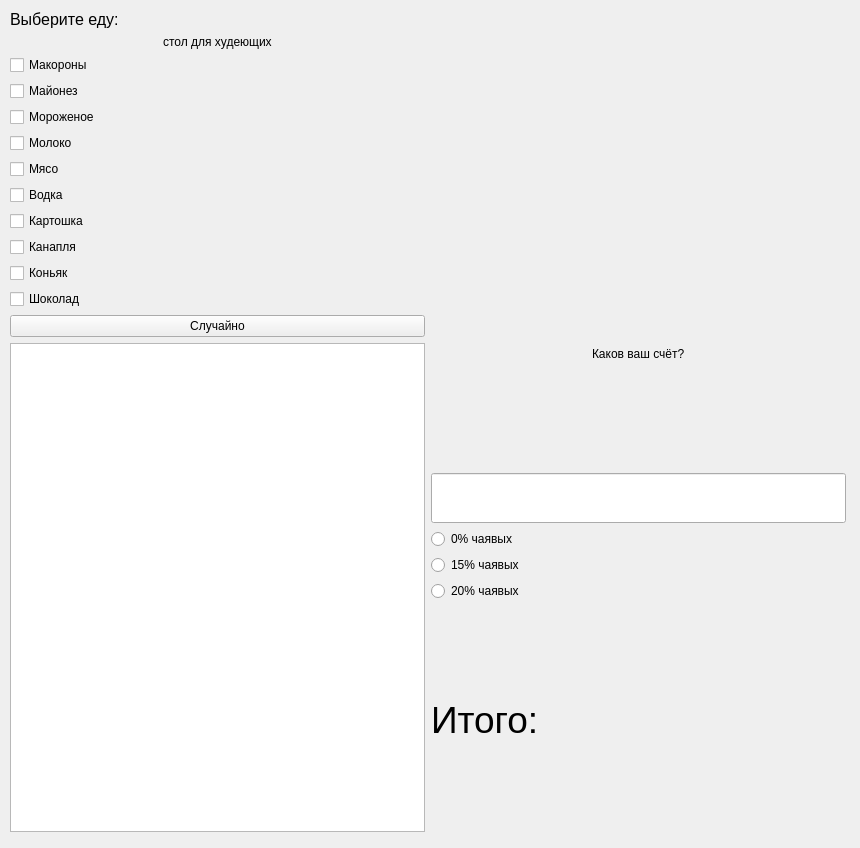
<?xml version="1.0" encoding="UTF-8"?>
<ui version="4.0">
 <class>MainWindow</class>
 <widget class="QMainWindow" name="MainWindow">
  <property name="geometry">
   <rect>
    <x>0</x>
    <y>0</y>
    <width>860</width>
    <height>848</height>
   </rect>
  </property>
  <property name="windowTitle">
   <string>MainWindow</string>
  </property>
  <widget class="QWidget" name="centralwidget">
   <widget class="QWidget" name="horizontalLayoutWidget">
    <property name="geometry">
     <rect>
      <x>10</x>
      <y>10</y>
      <width>836</width>
      <height>822</height>
     </rect>
    </property>
    <layout class="QHBoxLayout" name="horizontalLayout_2">
     <item>
      <layout class="QGridLayout" name="gridLayout">
       <item row="10" column="0">
        <widget class="QCheckBox" name="checkBox_8">
         <property name="text">
          <string>Коньяк</string>
         </property>
        </widget>
       </item>
       <item row="3" column="0">
        <widget class="QCheckBox" name="checkBox_1">
         <property name="text">
          <string>Майонез</string>
         </property>
        </widget>
       </item>
       <item row="9" column="0">
        <widget class="QCheckBox" name="checkBox_7">
         <property name="text">
          <string>Канапля</string>
         </property>
        </widget>
       </item>
       <item row="2" column="0">
        <widget class="QCheckBox" name="checkBox_0">
         <property name="text">
          <string>Макороны</string>
         </property>
        </widget>
       </item>
       <item row="8" column="0">
        <widget class="QCheckBox" name="checkBox_6">
         <property name="text">
          <string>Картошка</string>
         </property>
        </widget>
       </item>
       <item row="7" column="0">
        <widget class="QCheckBox" name="checkBox_5">
         <property name="text">
          <string>Водка</string>
         </property>
        </widget>
       </item>
       <item row="6" column="0">
        <widget class="QCheckBox" name="checkBox_4">
         <property name="text">
          <string>Мясо</string>
         </property>
        </widget>
       </item>
       <item row="0" column="0">
        <widget class="QLabel" name="label_0">
         <property name="font">
          <font>
           <pointsize>12</pointsize>
          </font>
         </property>
         <property name="text">
          <string>Выберите еду:</string>
         </property>
        </widget>
       </item>
       <item row="5" column="0">
        <widget class="QCheckBox" name="checkBox_3">
         <property name="text">
          <string>Молоко</string>
         </property>
        </widget>
       </item>
       <item row="12" column="0">
        <widget class="QPushButton" name="pushButton">
         <property name="text">
          <string>Случайно</string>
         </property>
        </widget>
       </item>
       <item row="13" column="0">
        <widget class="QTextEdit" name="textEdit"/>
       </item>
       <item row="4" column="0">
        <widget class="QCheckBox" name="checkBox_2">
         <property name="text">
          <string>Мороженое</string>
         </property>
        </widget>
       </item>
       <item row="1" column="0" alignment="Qt::AlignHCenter">
        <widget class="QLabel" name="label_1">
         <property name="text">
          <string>стол для худеющих</string>
         </property>
        </widget>
       </item>
       <item row="11" column="0">
        <widget class="QCheckBox" name="checkBox_9">
         <property name="text">
          <string>Шоколад</string>
         </property>
        </widget>
       </item>
      </layout>
     </item>
     <item>
      <layout class="QVBoxLayout" name="verticalLayout">
       <item alignment="Qt::AlignHCenter">
        <widget class="QLabel" name="label_waiter">
         <property name="cursor">
          <cursorShape>ArrowCursor</cursorShape>
         </property>
         <property name="mouseTracking">
          <bool>false</bool>
         </property>
         <property name="statusTip">
          <string/>
         </property>
         <property name="text">
          <string/>
         </property>
         <property name="pixmap">
          <pixmap>data/waiter_0.png</pixmap>
         </property>
         <property name="textInteractionFlags">
          <set>Qt::LinksAccessibleByMouse</set>
         </property>
        </widget>
       </item>
       <item alignment="Qt::AlignHCenter">
        <widget class="QLabel" name="label_2">
         <property name="text">
          <string>Каков ваш счёт?</string>
         </property>
        </widget>
       </item>
       <item>
        <widget class="QLineEdit" name="lineEdit_2">
         <property name="font">
          <font>
           <pointsize>28</pointsize>
          </font>
         </property>
         <property name="text">
          <string/>
         </property>
        </widget>
       </item>
       <item>
        <widget class="QRadioButton" name="radioButton_0">
         <property name="text">
          <string>0% чаявых</string>
         </property>
        </widget>
       </item>
       <item>
        <widget class="QRadioButton" name="radioButton_1">
         <property name="text">
          <string>15% чаявых</string>
         </property>
        </widget>
       </item>
       <item>
        <widget class="QRadioButton" name="radioButton_2">
         <property name="text">
          <string>20% чаявых</string>
         </property>
        </widget>
       </item>
       <item>
        <widget class="QLabel" name="label_3">
         <property name="font">
          <font>
           <pointsize>28</pointsize>
          </font>
         </property>
         <property name="text">
          <string>Итого: </string>
         </property>
        </widget>
       </item>
      </layout>
     </item>
    </layout>
   </widget>
  </widget>
 </widget>
 <resources/>
 <connections/>
</ui>
